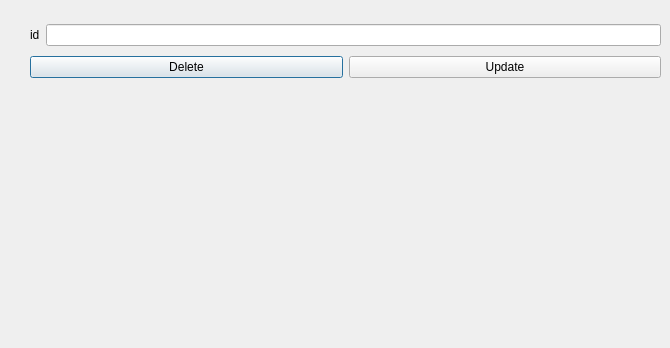
<?xml version="1.0" encoding="UTF-8"?>
<ui version="4.0">
 <class>Edit</class>
 <widget class="QDialog" name="Edit">
  <property name="geometry">
   <rect>
    <x>0</x>
    <y>0</y>
    <width>670</width>
    <height>348</height>
   </rect>
  </property>
  <property name="windowTitle">
   <string>Dialog</string>
  </property>
  <widget class="QWidget" name="">
   <property name="geometry">
    <rect>
     <x>30</x>
     <y>20</y>
     <width>631</width>
     <height>64</height>
    </rect>
   </property>
   <layout class="QVBoxLayout" name="verticalLayout">
    <item>
     <layout class="QHBoxLayout" name="horizontalLayout">
      <item>
       <widget class="QLabel" name="label">
        <property name="text">
         <string>id</string>
        </property>
       </widget>
      </item>
      <item>
       <widget class="QLineEdit" name="lineEdit"/>
      </item>
     </layout>
    </item>
    <item>
     <layout class="QHBoxLayout" name="horizontalLayout_2">
      <item>
       <widget class="QPushButton" name="pushButton">
        <property name="text">
         <string>Delete</string>
        </property>
       </widget>
      </item>
      <item>
       <widget class="QPushButton" name="pushButton_2">
        <property name="text">
         <string>Update</string>
        </property>
       </widget>
      </item>
     </layout>
    </item>
   </layout>
  </widget>
 </widget>
 <resources/>
 <connections/>
</ui>
